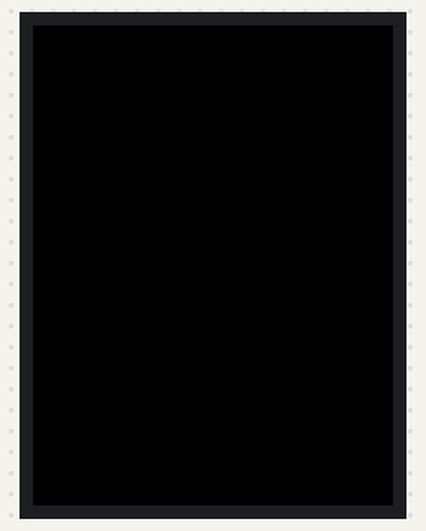
A sketch run on a simulated Arduino Uno, built with avr-gcc and run on an emulated ATmega328P. Shown: 240×320 colour display.

Above: at 0.3 s.
At 1.5 s:
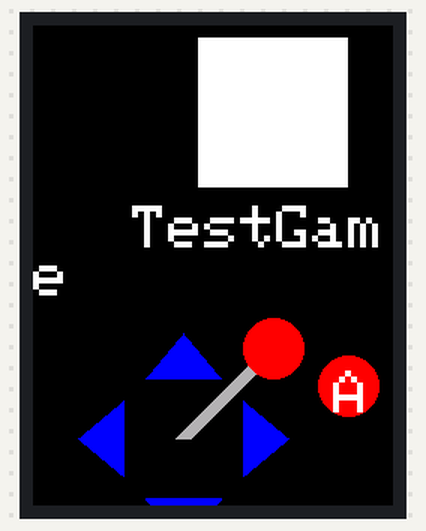
At 2.1 s:
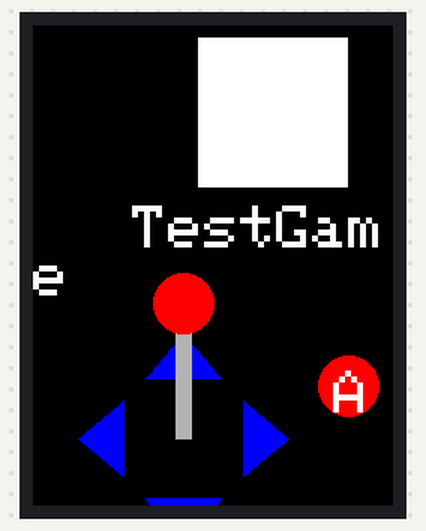
At 2.7 s:
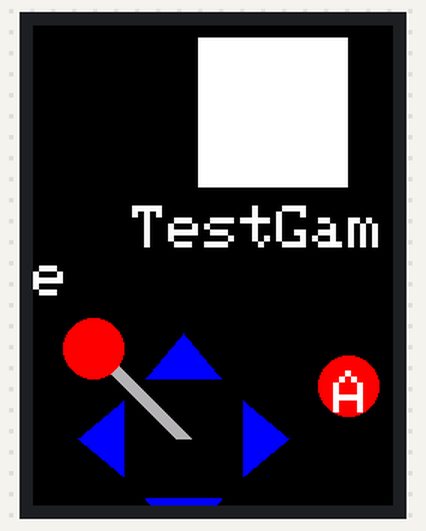

Measured:
- by itself, everything shown: repeats every 2.5 s, in 6 steps
- what the display in image 1 shows lasts 0.6 s, from 1.4 s to 2.0 s
- what the display in image 2 shows lasts 0.7 s, from 2.0 s to 2.7 s

The sketch:

Instructions_screen.ino
```cpp
#include <Adafruit_GFX.h>
//#include <Adafruit_TFTLCD.h>
#include <MCUFRIEND_kbv.h>

MCUFRIEND_kbv tft;

int joyPicPos = 0;
int joyPicDir = 1;//-1,1
int x1,y1,x2,y2,x3,y3,x4,y4;

void setup()
{
  Serial.begin(115200);
  tft.reset();
  tft.begin(tft.readID());
  tft.fillScreen(0x0000);
}

void loop()
{
  delay(500);
  drawInstructionsScreen(0);
}

void drawInstructionsScreen(int game) //0=TestGame  //TODO: add game picture logic
{
  String gameName;
  String dirText;
  String buttonsText;

  tft.fillTriangle(x1,y1,x3,y3,x4,y4,0x0000);
  tft.fillTriangle(x1,y1,x2,y2,x3,y3,0x0000);
  tft.fillCircle((x3+x4)/2,(y3+y4)/2,20,0x0000);

  switch(game)
  {
    case 0:
      gameName = "TestGame";
      dirText = "Use the joystick to do stuff";
      buttonsText = "Use the buttons to do other stuff"; //Maybe have numbers over buttons image and have directions be loist of what buttons do
      break;
    default:
      dirText = "ERROR: GAME DOES NOT EXIST";
      buttonsText = "ERROR: GAME DOES NOT EXIST";
  }

  //picture Placeholder
  tft.fillRect(110,8,100,100,0xFFFF);

  //Game Name Text
  tft.setTextSize(4);
  tft.setTextColor(0xFFFF);
  //20*numchar+4*(numvhar-1)
  int numChar = gameName.length();
  int twidth = 20*numChar+4*(numChar-1);
  tft.setCursor((320-twidth)/2,120);
  tft.print(gameName);

  //Joystick Picture Arrows
  #define joyPosX 100
  #define joyPosY 275
  tft.fillTriangle(joyPosX-25,joyPosY+40,joyPosX+25,joyPosY+40,joyPosX,joyPosY+70, 0x001F);//Top
  tft.fillTriangle(joyPosX-25,joyPosY-40,joyPosX+25,joyPosY-40,joyPosX,joyPosY-70, 0x001F);//Bot
  tft.fillTriangle(joyPosX-40,joyPosY-25,joyPosX-40,joyPosY+25,joyPosX-70,joyPosY, 0x001F);//Left
  tft.fillTriangle(joyPosX+40,joyPosY-25,joyPosX+40,joyPosY+25,joyPosX+70,joyPosY, 0x001F);//Right

  //Joystick Picture Stick
  x1 = joyPosX-5;
  x2 = joyPosX+5;
  y1 = joyPosY;
  y2 = joyPosY;

  switch(joyPicPos)
  {
    case -1:
      joyPicPos = 0;
      x3 = joyPosX - 55;
      x4 = joyPosX - 65;
      y3 = joyPosY - 60;
      y4 = joyPosY - 60;
      break;
    case 0:
      joyPicPos += joyPicDir;
      joyPicDir *= -1;
      x3 = joyPosX + 5;
      x4 = joyPosX - 5;
      y3 = joyPosY - 90;
      y4 = joyPosY - 90;
      break;
    case 1:
      joyPicPos = 0;
      x3 = joyPosX + 65;
      x4 = joyPosX + 55;
      y3 = joyPosY - 60;
      y4 = joyPosY - 60;
      break;
    default:
      Serial.println("ERROR: Joystick picture position does not exist: " + joyPicPos);
  }

  tft.fillTriangle(x1,y1,x3,y3,x4,y4,0xB596);
  tft.fillTriangle(x1,y1,x2,y2,x3,y3,0xB596);
  tft.fillCircle((x3+x4)/2,(y3+y4)/2,20,0xF800);

  //Buttons
  #define butPosX1 210
  #define butPosY1 240
  #define butPosX2 270
  #define butPosY2 300
  #define butRad 20
  tft.fillCircle(butPosX1,butPosY1,butRad,0xF800);
  tft.fillCircle(butPosX2,butPosY2,butRad,0xF800);
  tft.setCursor(butPosX1 - 10, butPosY1 - 10);
  tft.print("A");
  tft.setCursor(butPosX2 - 10, butPosY2 - 10);
  tft.print("B");
}
```
